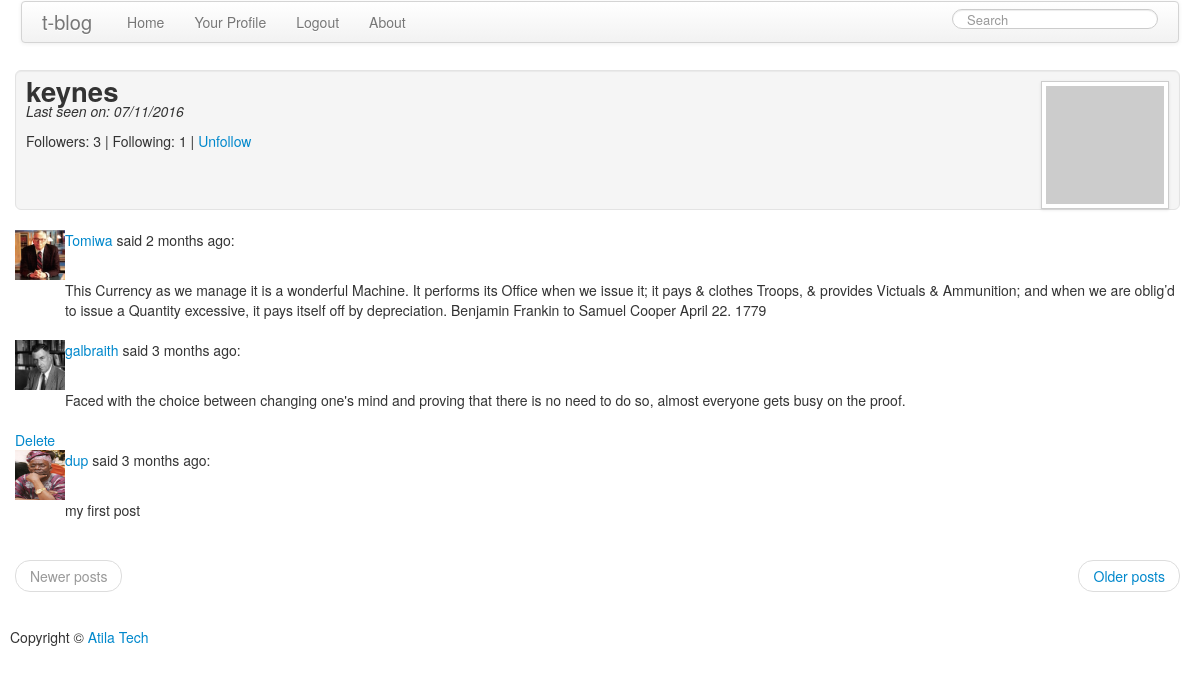
Screenshot of /user/keynes (signed in) with the database file from the repository.
### app/models.py (models this page shows, shortened)
class User(db.Model):
    id = db.Column(db.Integer, primary_key=True)
    nickname = db.Column(db.String(64), index=True, unique=True)
    email = db.Column(db.String(120), index=True, unique=True)
    posts = db.relationship('Post', backref='author', lazy='dynamic')
    about_me = db.Column(db.String(140))
    last_seen = db.Column(db.DateTime)
    followed = db.relationship('User',
                               secondary=followers,
                               primaryjoin=(followers.c.follower_id == id),
                               secondaryjoin=(followers.c.followed_id == id),
                               backref=db.backref('followers', lazy='dynamic'),
                               lazy='dynamic')
    def is_following(self, user):
        return self.followed.filter(followers.c.followed_id == user.id).count() > 0
    def avatar(self, size):
        return 'http://www.gravatar.com/avatar/%s?d=mm&s=%d' % (md5(self.email.encode('utf-8')).hexdigest(), size)
    def followed_posts(self):
        return Post.query.join(followers, (followers.c.followed_id == Post.user_id)).filter(followers.c.follower_id == self.id).order_by(Post.timestamp.desc())
    @property
    def is_authenticated(self):
        return True
    @property
    def is_anonymous(self):
        return False
    def get_id(self):
        try:
            return unicode(self.id)  # python 2
        except NameError:
            return str(self.id)  # python 3

class Post(db.Model):
    __searchable__ = ['body']
    id = db.Column(db.Integer, primary_key = True)
    body = db.Column(db.String(10000))
    timestamp = db.Column(db.DateTime)
    user_id = db.Column(db.Integer, db.ForeignKey('user.id'))
    language = db.Column(db.String(5))

### app/views.py (the view)
@app.route('/user/<nickname>')
@app.route('/user/<nickname>/<int:page>')
def user(nickname, page=1):
    user = User.query.filter_by(nickname=nickname).first()
    if user is None:
        flash('User %s not found.' % nickname)
        return redirect(url_for('index'))
    if g.user.get_id() is not None:
        posts = g.user.followed_posts().paginate(page, POSTS_PER_PAGE, False)
    else:
        posts=Post.query.filter_by(user_id=user.id).paginate(page, POSTS_PER_PAGE, False)
    if not user.is_following(user):
        user.followed.append(user)
    profpic = 'img/profpic/%s.jpg' % user.nickname
    return render_template('user.html',
                           user=user,
                           posts=posts, profpic=profpic)

### app/forms.py
class SearchForm(Form):
    search = StringField('search', validators=[DataRequired()])

### app/momentjs.py (called while the page is built)
    def render(self, format):
        return Markup("<script>\ndocument.write(moment(\"%s\").%s);\n</script>" % (self.timestamp.strftime("%Y-%m-%dT%H:%M:%S Z"), format))

    def calendar(self):
        return self.render("calendar()")

    def fromNow(self):
        return self.render("fromNow()")

### app/views.py (called while the page is built)
@lm.user_loader
def load_user(id):
    return User.query.get(int(id))

@app.before_request
def before_request():
    g.user = current_user
    if g.user.is_authenticated:
        g.user.last_seen = datetime.utcnow()
        g.search_form = SearchForm()
        db.session.add(g.user)
        db.session.commit()

@app.after_request
def after_request(response):
    for query in get_debug_queries():
        if query.duration >= DATABASE_QUERY_TIMEOUT:
            app.logger.warning("SLOW QUERY: %s\nParameters: %s\nDuration: %fs\nContext: %s\n" % (query.statement, query.parameters, query.duration, query.context))
    return response

### app/templates/user.html (shortened to what this page needs)
{% extends "base.html" %}
{% block content %}
<div class="well well-large" style="height: 140px;padding:10px">
    <div class="pull-right">
     <img style="height: 128px; width:128px;max-width: 128px " class="img-polaroid" src="{{url_for('static', filename = profpic ) }}" onError="this.onerror=null;this.src='{{user.avatar(128)}}';" />
    </div>
    <h1 style="font-size: 27.5px;line-height: 0px;">{{user.nickname}}</h1>
    {% if user.last_seen %}<p><em>Last seen on: {{momentjs(user.last_seen).calendar()}}</em></p>{% endif %}
    <p>Followers: {{user.followers.count()}} | Following: {{user.followed.count()}} |
        {% if not g.user.is_authenticated%}
    <a href="{{ url_for('index') }}">Follow</a> |
    {% elif user.id == g.user.id %}
        <a href="{{url_for('edit')}}">Edit your profile</a>
    {% elif not g.user.is_following(user) %}
        <a href="{{url_for('follow', nickname = user.nickname)}}">Follow</a>
    {% else %}
        <a href="{{url_for('unfollow', nickname = user.nickname)}}">Unfollow</a>
    {% endif %}
    </p>
</div>
  {% for post in posts.items %}
      {% include 'post.html' %}
  {% endfor %}
<ul class="pager">
    {% if posts.has_prev %}
    <li class="previous"><a href="{{ url_for('user', nickname = user.nickname, page = posts.prev_num) }}">Newer posts</a></li>
    {% else %}
    <li class="previous disabled"><a href="#">Newer posts</a></li>
    {% endif %}
    {% if posts.has_next %}
    <li class="next"><a href="{{ url_for('user', nickname = user.nickname, page = posts.next_num) }}">Older posts</a></li>
    {% else %}
    <li class="next disabled"><a href="#">Older posts</a></li>
    {% endif %}
</ul>
{% endblock %}

### app/templates/post.html
  <table>
      <tr valign="top">
          <td><img style="height: 50px; width:50px;max-width: 50px "  src="{{url_for('static', filename ='img/profpic/%s.jpg' % post.author.nickname ) }}" onError="this.onerror=null;this.src='{{post.author.avatar(128)}}';"></td><td>{% autoescape false %}<p>{{ _('%(nickname)s said %(when)s:', nickname = '<a href="%s">%s</a>' % (url_for('user', nickname=post.author.nickname), post.author.nickname), when=momentjs(post.timestamp).fromNow()) }}</p>
{% endautoescape %}<br>{{ post.body }}</td>
      </tr>
      {%if g.user.id %}
      {% if post.author.id == g.user.id %}
<div><a href="{{ url_for('delete', id=post.id) }}">{{ _('Delete') }}</a></div>
{% endif %}
{% endif %}
  </table>
<br>

### rows the page displays
User: nickname "keynes"
Post: nickname (picture), body "This Currency as we manage it is a wonderful Machine. It performs its Office when we issue it; it pays & clothes Troops, & provides Victuals & Ammunition; and when we are oblig’d to issue a Quantity excessive, it pays itself off by depreciation. Benjamin Frankin to Samuel Cooper April 22. 1779"
Post: nickname (picture), body "Faced with the choice between changing one's mind and proving that there is no need to do so, almost everyone gets busy on the proof."
Post: shows a picture, body "my first post"

### other values shown
{{ user.followers.count() }} "3"
{{ user.followed.count() }} "1"
